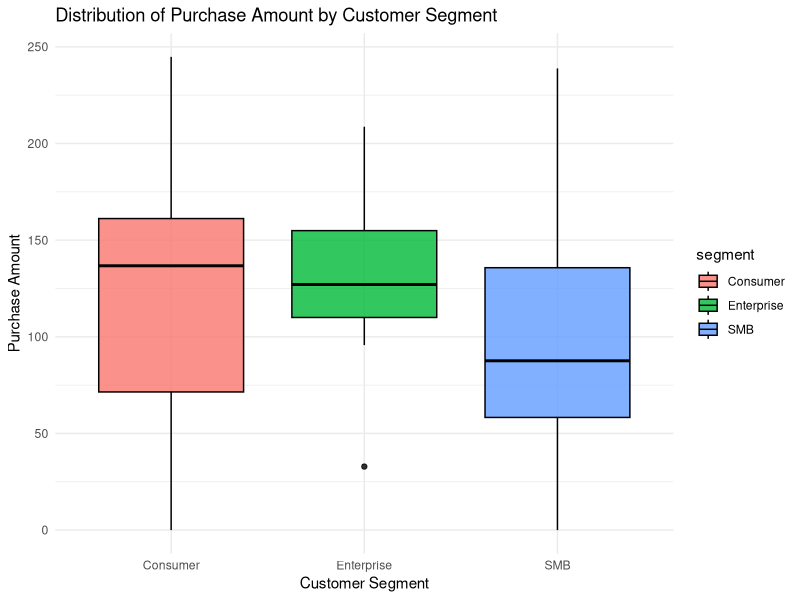
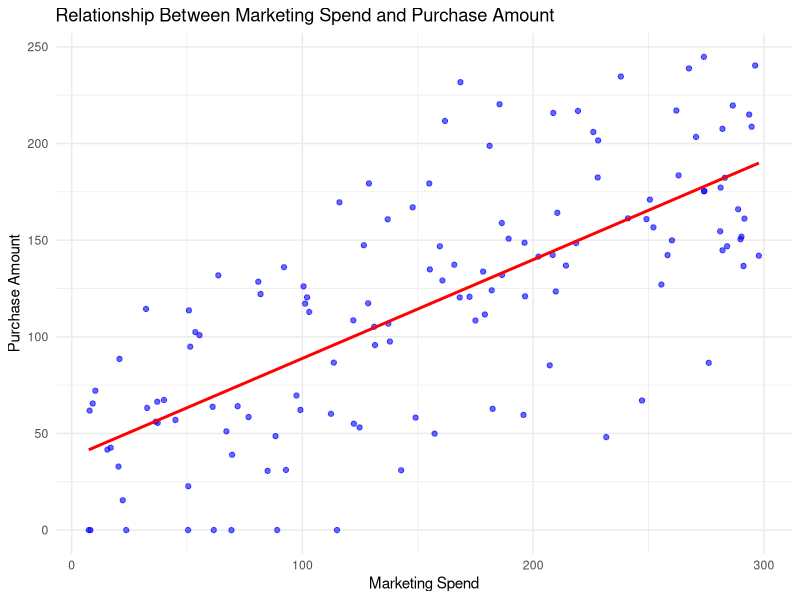
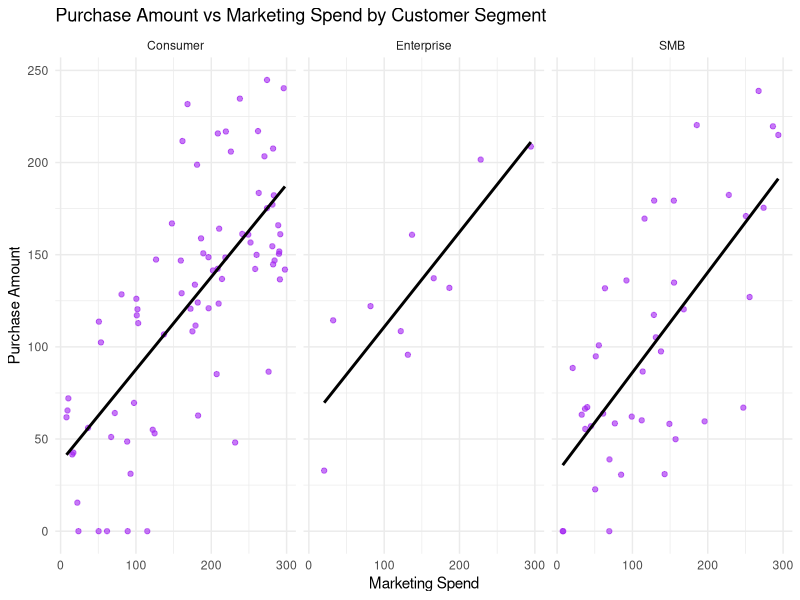

The R source for these figures, in order:
## ---- chunk 1
#| echo: false
#| warning: false
#| message: false
#| output: false

# Loading required libraries

library(tidyverse)
library(ggplot2)
library(knitr)

## ---- chunk 2
# Load the assigned dataset

raw_campaign_data <- read_csv("data/32946503_Chenuli Muthukuda Arachchige.csv")

## ---- chunk 3
# Cleaning the dataset 

# Select only relevant variables 
processed_campaign_data <- raw_campaign_data |>
  select(customer_id,marketing_spend, purchase_amount, visits, segment)

# Remove NA values from purchase amount
processed_campaign_data <- processed_campaign_data |>
  filter(!is.na(purchase_amount))

# Remove any duplicates 
processed_campaign_data <- processed_campaign_data |>
distinct()

## ---- chunk 4
#| output: false

#Check the rows 
nrow(processed_campaign_data)

#Check the coloumns 
ncol(processed_campaign_data)

## ---- chunk 5
#| output: false

# Check the dataset structure
str(processed_campaign_data)

## ---- chunk 6
#| label: tbl-summary
#| tbl-cap: "Summary of Marketing Spend, Purchase Amount and Visits by Customer Segment"


processed_campaign_data |>
  group_by(segment) |>
  summarise(
    avg_marketing_spend = round(mean(marketing_spend), 2),
    avg_purchase_amount = round(mean(purchase_amount), 2),
    avg_visits = round(mean(visits), 2),
    customers = n()
  ) |>
  knitr::kable()

## ---- chunk 7
#| label: fig-purchase-distribution
#| fig-cap: "Distribution of Purchase amounts across Customer Segments"

ggplot(data = processed_campaign_data,
       aes(x = segment,
           y = purchase_amount,
           fill = segment)
       ) +
  geom_boxplot(colour = "black",
               alpha = 0.8) +
  ggtitle("Distribution of Purchase Amount by Customer Segment") +
  labs(x = "Customer Segment",
       y = "Purchase Amount") +
  theme_minimal()

## ---- chunk 8
#| label: fig-marketing-purchase-relationship
#| fig-cap: "Relationship between Marketing Spend and Purchase Amount"
#| fig-pos: H

ggplot(data = processed_campaign_data,
       aes(x = marketing_spend,
           y = purchase_amount)
       ) +
  geom_point(colour = "blue",
             alpha = 0.6) +
  geom_smooth(method = "lm",
              colour = "red",
              se = FALSE) +
  ggtitle("Relationship Between Marketing Spend and Purchase Amount") +
  labs(x = "Marketing Spend",
       y = "Purchase Amount") +
  theme_minimal()


## ---- chunk 9
#| label: fig-marketing-purchase-by-segment-relationship
#| fig-cap: "Purchase amount vs Marketing spend by Customer Segment"
#| fig-pos: H


ggplot(data = processed_campaign_data,
       aes(x = marketing_spend,
           y = purchase_amount)
       ) +
  geom_point(colour = "purple",
             alpha = 0.6) +
  geom_smooth(method = "lm",
              colour = "black",
              se = FALSE) +
  facet_wrap(~ segment) +
  ggtitle("Purchase Amount vs Marketing Spend by Customer Segment") +
  labs(x = "Marketing Spend",
       y = "Purchase Amount") +
  theme_minimal()
